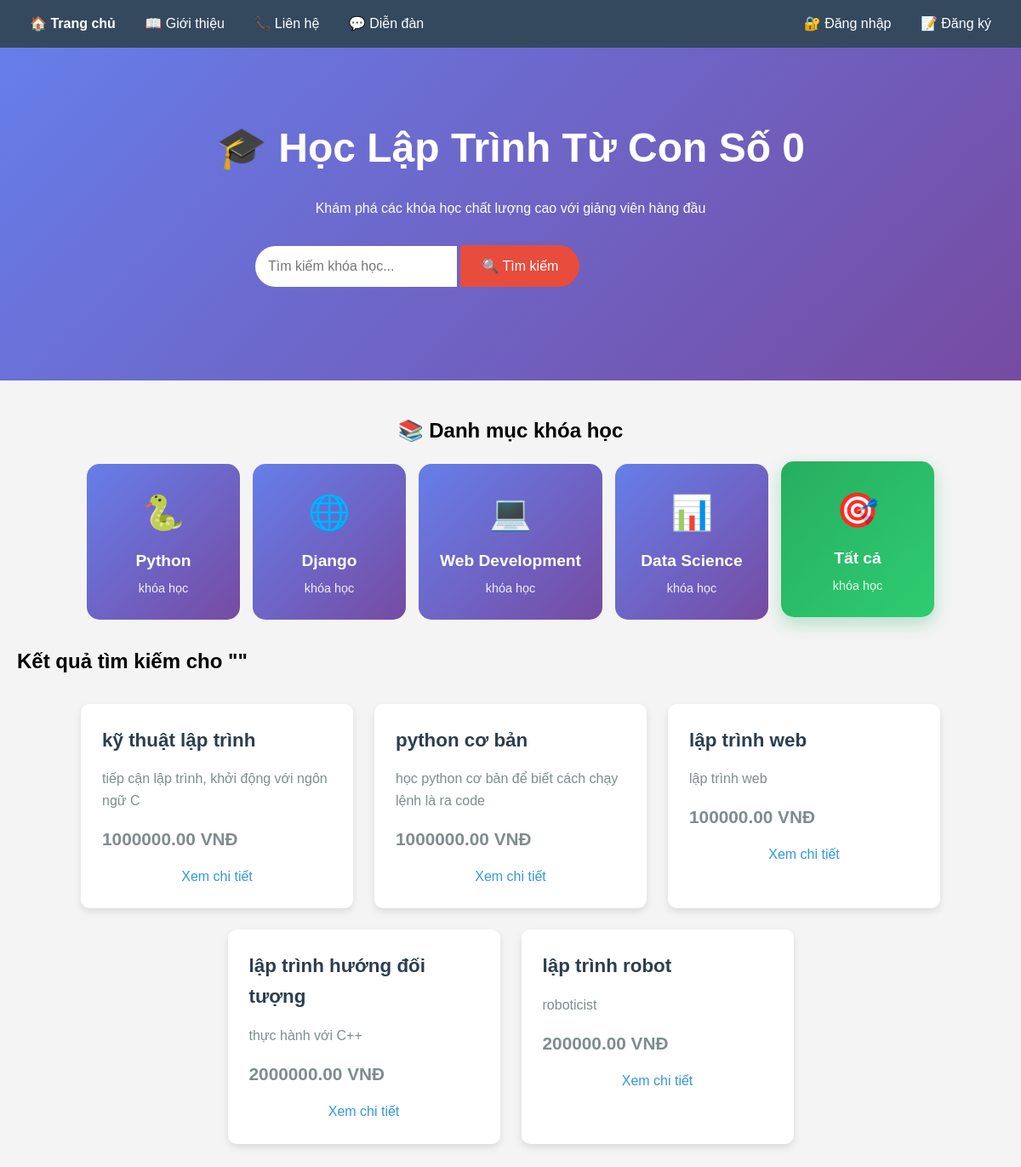
The app's page /search/ with its own data.
### courses/models.py (models this page shows, shortened)
class Course(models.Model):
    title = models.CharField(max_length=200, verbose_name="Tên khóa học")
    description = models.TextField(verbose_name="Mô tả")
    price = models.DecimalField(max_digits=10, decimal_places=2, verbose_name="Giá")
    created_at = models.DateTimeField(auto_now_add=True, verbose_name="Ngày tạo")
    CATEGORY_CHOICES = [
        ('python', 'Python'),
        ('django', 'Django'),
        ('web', 'Web Development'),
        ('data', 'Data Science'),
        ('other', 'Khác'),
    ]
    category = models.CharField(
        max_length=20,
        choices=CATEGORY_CHOICES,
        default='other',
        verbose_name="Danh mục"
    )

### courses/views.py (the view)
# urls.py: path('search/', views.search_courses, name='search'),
def search_courses(request):
    query = request.GET.get('q', '')
    if query:
        courses = Course.objects.filter(title__icontains=query) | Course.objects.filter(description__icontains=query)
    else:
        courses = Course.objects.all()
    return render(request, 'courses/search_results.html', {
        'courses': courses,
        'query': query
    })

### courses/templates/courses/search_results.html
{% extends 'courses/base.html' %}
{% block content %}
<h2>Kết quả tìm kiếm cho "{{ query }}"</h2>
<div class="course-list">
    {% for course in courses %}
    <div class="course-card">
        <h3>{{ course.title }}</h3>
        <p>{{ course.description|truncatewords:20 }}</p>
        <p class="price">{{ course.price }} VNĐ</p>
        <a href="/course/{{ course.id }}/">Xem chi tiết</a>
    </div>
    {% empty %}
    <p>Không tìm thấy khóa học nào.</p>
    {% endfor %}
</div>
{% endblock %}

### courses/templates/courses/base.html (style rules this page uses)
* { box-sizing: border-box; margin: 0; padding: 0; }
body { font-family: Arial, sans-serif; margin: 0; padding: 0; background-color: #f4f4f4; line-height: 1.6; }
.course-list { display: flex; flex-wrap: wrap; gap: 25px; justify-content: center; margin: 30px 0; }
.course-card { background: white; border-radius: 10px; padding: 25px; width: 320px; box-shadow: 0 4px 8px rgba(0,0,0,0.1); transition: transform 0.3s ease, box-shadow 0.3s ease; }
.course-card h3 { color: #2c3e50; margin-top: 0; margin-bottom: 15px; font-size: 1.4em; }
.course-card p { color: #7f8c8d; margin-bottom: 15px; }
.price { color: #e74c3c; font-weight: bold; font-size: 1.3em; margin: 15px 0; }
.course-card a { display: block; text-align: center; color: #3498db; text-decoration: none; margin-top: 10px; }

### records on screen
Course: title "kỹ thuật lập trình", description "tiếp cận lập trình, khởi động với ngôn ngữ C", price "1000000.00"
Course: title "python cơ bản", description "học python cơ bản để biết cách chạy lệnh là ra code", price "1000000.00"
Course: title "lập trình web", description "lập trình web", price "100000.00"
Course: title "lập trình hướng đối tượng", description "thực hành với C++", price "2000000.00"
Course: title "lập trình robot", description "roboticist", price "200000.00"
